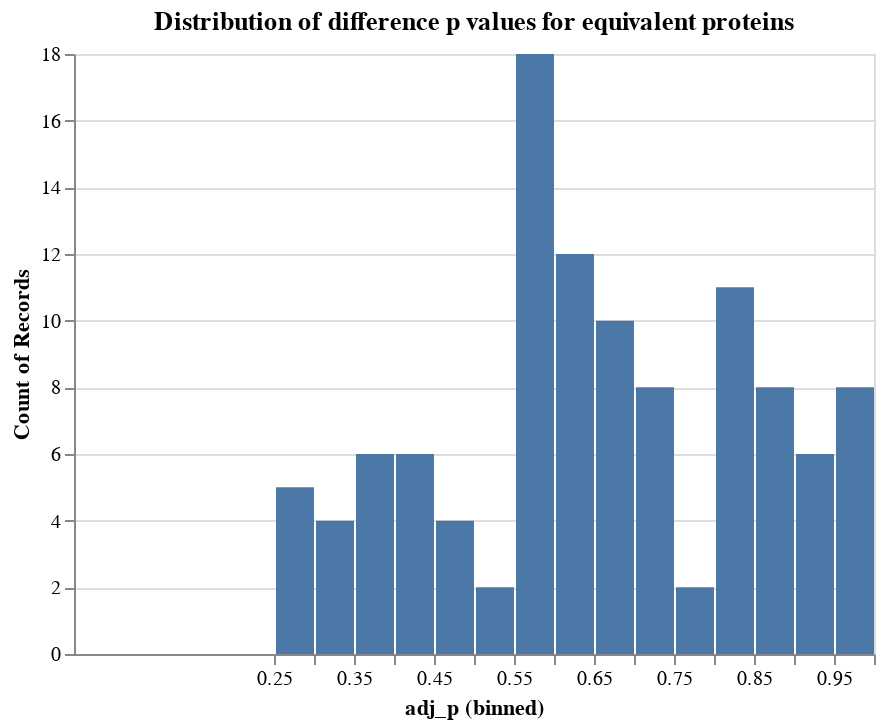

Notebook code cell kept with this figure:
### Markdown cell above
## Out of curiousity, look at the ttest pvalues for difference, for the equivalent proteins

### Code cell
ttest_diff_res_path = os.path.join("..", "data", f"{CHROMOSOME}{ARM}_{CIS_OR_TRANS}_ttest.tsv")

ttres = pd.read_csv(ttest_diff_res_path, sep="\t")

# Get the difference p values for all proteins that passed
diffs = pd.DataFrame()
for prot_idx in prots.index:
    
    prot = prots.loc[prot_idx, "protein"]
    cancer_type = prots.loc[prot_idx, "cancer_type"]
    
    diffs = diffs.append(ttres[
        (ttres["protein"] == prot) &
        (ttres["cancer_type"] == cancer_type)
    ])

# Plot the distribution of the difference p values for the equivalent proteins
alt.Chart(diffs).mark_bar().encode(
    x=alt.X(
        "adj_p",
        bin=alt.Bin(step=0.05),
        scale=alt.Scale(
            domain=[0, 1]
        )
    ),
    y=alt.Y(
        "count()"
    )
).properties(
    title="Distribution of difference p values for equivalent proteins"
)

### Figure 1 — Vega-Lite specification as saved in the notebook (floating-point values rounded to 4 significant figures)
{"config": {"view": {"continuousWidth": 400, "continuousHeight": 300}}, "data": {"name": "data-d94a7fa45969abe8d5ef7634b7b513c0"}, "mark": "bar", "encoding": {"x": {"type": "quantitative", "bin": {"step": 0.05}, "field": "adj_p", "scale": {"domain": [0, 1]}}, "y": {"type": "quantitative", "aggregate": "count"}}, "title": "Distribution of difference p values for equivalent proteins", "$schema": "https://vega.github.io/schema/vega-lite/v4.8.1.json", "datasets": {"data-d94a7fa45969abe8d5ef7634b7b513c0": [{"cancer_type": "brca", "protein": "ADAMDEC1", "Database_ID": "NP_055294.1|NP_001138744.1", "adj_p": 0.6022, "change": -0.4397}, {"cancer_type": "brca", "protein": "BMP1", "Database_ID": "NP_006120.1|NP_001190.1", "adj_p": 0.9164, "change": -0.04085}, {"cancer_type": "brca", "protein": "CLU", "Database_ID": "NP_001822.3", "adj_p": 0.3931, "change": -0.4051}, {"cancer_type": "brca", "protein": "DCTN6", "Database_ID": "NP_006562.1", "adj_p": 0.4926, "change": -0.1217}, {"cancer_type": "brca", "protein": "DEFA3", "Database_ID": "NP_005208.1|NP_001289194.1|NP_004075.1", "adj_p": 0.9656, "change": -0.02563}, {"cancer_type": "brca", "protein": "DEFA4", "Database_ID": "NP_001916.1", "adj_p": 0.4576, "change": 0.4843}, {"cancer_type": "brca", "protein": "DLC1", "Database_ID": "NP_872584.2|NP_001303597.1|NP_001157743.1|NP_079043.3", "adj_p": 0.3815, "change": -0.3236}, {"cancer_type": "brca", "protein": "DOK2", "Database_ID": "NP_003965.2|NP_001304729.1", "adj_p": 0.6782, "change": -0.1498}, {"cancer_type": "brca", "protein": "GSR", "Database_ID": "NP_000628.2|NP_001182031.1|NP_001182032.1|NP_001182033.1", "adj_p": 0.3463, "change": -0.3104}, {"cancer_type": "brca", "protein": "KBTBD11", "Database_ID": "NP_055682.1", "adj_p": 0.6975, "change": -0.1165}, {"cancer_type": "brca", "protein": "KCNU1", "Database_ID": "NP_001027006.2", "adj_p": 0.9011, "change": -0.09868}, {"cancer_type": "brca", "protein": "LOXL2", "Database_ID": "NP_002309.1", "adj_p": 0.5799, "change": 0.3134}, {"cancer_type": "brca", "protein": "LPL", "Database_ID": "NP_000228.1", "adj_p": 0.329, "change": -0.4045}, {"cancer_type": "brca", "protein": "LZTS1", "Database_ID": "NP_066300.1", "adj_p": 0.6782, "change": -0.09684}, {"cancer_type": "brca", "protein": "MFHAS1", "Database_ID": "NP_004216.2", "adj_p": 0.66, "change": 0.1361}, {"cancer_type": "brca", "protein": "MSR1", "Database_ID": "NP_619729.1|NP_619730.1", "adj_p": 0.6268, "change": -0.1499}, {"cancer_type": "brca", "protein": "MYOM2", "Database_ID": "NP_003961.3", "adj_p": 0.3822, "change": -1.139}, {"cancer_type": "brca", "protein": "NEFL", "Database_ID": "NP_006149.2", "adj_p": 0.8716, "change": 0.1332}, {"cancer_type": "brca", "protein": "PDGFRL", "Database_ID": "NP_006198.1", "adj_p": 0.6782, "change": -0.2091}, {"cancer_type": "brca", "protein": "PDLIM2", "Database_ID": "NP_067643.3", "adj_p": 0.6782, "change": -0.1111}, {"cancer_type": "brca", "protein": "PEBP4", "Database_ID": "NP_659399.2", "adj_p": 0.9164, "change": -0.04358}, {"cancer_type": "brca", "protein": "POLR3D", "Database_ID": "NP_001713.2", "adj_p": 0.5799, "change": 0.1068}, {"cancer_type": "brca", "protein": "RBPMS", "Database_ID": "NP_001008712.1|NP_001008711.1", "adj_p": 0.6022, "change": -0.1579}, {"cancer_type": "brca", "protein": "STMN4", "Database_ID": "NP_110422.2|NP_001269982.1|NP_001269983.1|NP_001269984.1", "adj_p": 0.5898, "change": -0.2758}, {"cancer_type": "brca", "protein": "TDRP", "Database_ID": "NP_778250.2|NP_001243042.1", "adj_p": 0.5799, "change": -0.2448}, {"cancer_type": "brca", "protein": "TTI2", "Database_ID": "NP_001095871.1|NP_001317434.1", "adj_p": 0.8984, "change": -0.03033}, {"cancer_type": "colon", "protein": "ARHGEF10", "Database_ID": null, "adj_p": 0.5601, "change": -0.08585}, {"cancer_type": "colon", "protein": "CLU", "Database_ID": null, "adj_p": 0.5985, "change": -0.09711}, {"cancer_type": "colon", "protein": "DEFA4", "Database_ID": null, "adj_p": 0.5601, "change": 0.1135}, {"cancer_type": "colon", "protein": "DOK2", "Database_ID": null, "adj_p": 0.5601, "change": -0.06296}, {"cancer_type": "colon", "protein": "LOXL2", "Database_ID": null, "adj_p": 0.5601, "change": -0.07562}, {"cancer_type": "colon", "protein": "MSR1", "Database_ID": null, "adj_p": 0.5601, "change": -0.1068}, {"cancer_type": "colon", "protein": "MTMR9", "Database_ID": null, "adj_p": 0.4348, "change": 0.1017}, {"cancer_type": "colon", "protein": "PDLIM2", "Database_ID": null, "adj_p": 0.4348, "change": -0.0895}, {"cancer_type": "colon", "protein": "POLR3D", "Database_ID": null, "adj_p": 0.5611, "change": -0.05802}, {"cancer_type": "colon", "protein": "SORBS3", "Database_ID": null, "adj_p": 0.5601, "change": 0.05048}, {"cancer_type": "colon", "protein": "TTI2", "Database_ID": null, "adj_p": 0.5275, "change": 0.1402}, {"cancer_type": "hnscc", "protein": "ADAMDEC1", "Database_ID": null, "adj_p": 0.7496, "change": -0.08832}, {"cancer_type": "hnscc", "protein": "ANGPT2", "Database_ID": null, "adj_p": 0.8062, "change": 0.0507}, {"cancer_type": "hnscc", "protein": "BIN3", "Database_ID": null, "adj_p": 0.8223, "change": -0.0266}, {"cancer_type": "hnscc", "protein": "BNIP3L", "Database_ID": null, "adj_p": 0.7755, "change": -0.141}, {"cancer_type": "hnscc", "protein": "CLU", "Database_ID": null, "adj_p": 0.9611, "change": 0.009706}, {"cancer_type": "hnscc", "protein": "CTSB", "Database_ID": null, "adj_p": 0.5873, "change": 0.07562}, {"cancer_type": "hnscc", "protein": "DEFA4", "Database_ID": null, "adj_p": 0.5873, "change": -0.135}, {"cancer_type": "hnscc", "protein": "KCTD9", "Database_ID": null, "adj_p": 0.6045, "change": -0.0607}, {"cancer_type": "hnscc", "protein": "LPL", "Database_ID": null, "adj_p": 0.873, "change": -0.0284}, {"cancer_type": "hnscc", "protein": "LZTS1", "Database_ID": null, "adj_p": 0.9868, "change": -0.001996}, {"cancer_type": "hnscc", "protein": "MAK16", "Database_ID": null, "adj_p": 0.873, "change": -0.01734}, {"cancer_type": "hnscc", "protein": "MFHAS1", "Database_ID": null, "adj_p": 0.8296, "change": -0.04292}, {"cancer_type": "hnscc", "protein": "MSR1", "Database_ID": null, "adj_p": 0.8483, "change": -0.02885}, {"cancer_type": "hnscc", "protein": "MYOM2", "Database_ID": null, "adj_p": 0.9611, "change": 0.02087}, {"cancer_type": "hnscc", "protein": "NUDT18", "Database_ID": null, "adj_p": 0.6335, "change": 0.04837}, {"cancer_type": "hnscc", "protein": "PNMA2", "Database_ID": null, "adj_p": 0.8049, "change": 0.06619}, {"cancer_type": "hnscc", "protein": "PSD3", "Database_ID": null, "adj_p": 0.4405, "change": -0.08544}, {"cancer_type": "hnscc", "protein": "SLC7A2", "Database_ID": null, "adj_p": 0.5972, "change": -0.156}, {"cancer_type": "hnscc", "protein": "TTI2", "Database_ID": null, "adj_p": 0.4799, "change": 0.06347}, {"cancer_type": "lscc", "protein": "ADAMDEC1", "Database_ID": "NP_055294.1|NP_001138743.1", "adj_p": 0.8715, "change": 0.08452}, {"cancer_type": "lscc", "protein": "ANGPT2", "Database_ID": "NP_001112359.1|NP_001138.1", "adj_p": 0.2812, "change": 0.3953}, {"cancer_type": "lscc", "protein": "ASAH1", "Database_ID": "NP_004306.3|NP_808592.2|NP_001350672.1|NP_001120977.1", "adj_p": 0.6953, "change": -0.1461}, {"cancer_type": "lscc", "protein": "BIN3", "Database_ID": "NP_061158.1|NP_001349975.1", "adj_p": 0.8612, "change": -0.03988}, {"cancer_type": "lscc", "protein": "BMP1", "Database_ID": "NP_006120.1|NP_001190.1", "adj_p": 0.6213, "change": -0.295}, {"cancer_type": "lscc", "protein": "BNIP3L", "Database_ID": "NP_001317420.1|NP_004322.1", "adj_p": 0.7948, "change": -0.1046}, {"cancer_type": "lscc", "protein": "CDCA2", "Database_ID": "NP_689775.2|NP_001304835.1|NP_001304836.1", "adj_p": 0.7229, "change": -0.1337}, {"cancer_type": "lscc", "protein": "CLU", "Database_ID": "NP_001822.3", "adj_p": 0.4673, "change": 0.3841}, {"cancer_type": "lscc", "protein": "DEFA3", "Database_ID": "NP_005208.1|NP_001289194.1|NP_001035965.1", "adj_p": 0.8061, "change": -0.2287}, {"cancer_type": "lscc", "protein": "DEFA4", "Database_ID": "NP_001916.1", "adj_p": 0.6213, "change": -0.3026}, {"cancer_type": "lscc", "protein": "DLC1", "Database_ID": "NP_001335010.1|NP_001303597.1|NP_006085.2|NP_001157743.1|NP_079043.3", "adj_p": 0.9102, "change": 0.02277}, {"cancer_type": "lscc", "protein": "GSR", "Database_ID": "NP_000628.2|NP_001182031.1|NP_001182032.1|NP_001182033.1", "adj_p": 0.9563, "change": 0.02136}, {"cancer_type": "lscc", "protein": "KBTBD11", "Database_ID": "NP_055682.1", "adj_p": 0.9102, "change": -0.02436}, {"cancer_type": "lscc", "protein": "KCTD9", "Database_ID": "NP_060104.2", "adj_p": 0.3892, "change": -0.1807}, {"cancer_type": "lscc", "protein": "LOXL2", "Database_ID": "NP_002309.1", "adj_p": 0.4198, "change": -0.6236}, {"cancer_type": "lscc", "protein": "LPL", "Database_ID": "NP_000228.1", "adj_p": 0.9733, "change": -0.008537}, {"cancer_type": "lscc", "protein": "MAK16", "Database_ID": "NP_115898.2", "adj_p": 0.6213, "change": 0.1357}, {"cancer_type": "lscc", "protein": "MFHAS1", "Database_ID": "NP_004216.2", "adj_p": 0.6213, "change": -0.1909}, {"cancer_type": "lscc", "protein": "MSR1", "Database_ID": "NP_619729.1|NP_001350673.1|NP_619730.1|NP_002436.1", "adj_p": 0.2812, "change": -0.3205}, {"cancer_type": "lscc", "protein": "NEFL", "Database_ID": "NP_006149.2", "adj_p": 0.6323, "change": 0.4852}, {"cancer_type": "lscc", "protein": "PBK", "Database_ID": "NP_001349969.1|NP_001265874.1", "adj_p": 0.582, "change": -0.303}, {"cancer_type": "lscc", "protein": "PDLIM2", "Database_ID": "NP_067643.3", "adj_p": 0.6005, "change": -0.1452}, {"cancer_type": "lscc", "protein": "PEBP4", "Database_ID": "NP_001350162.1", "adj_p": 0.8944, "change": -0.05668}, {"cancer_type": "lscc", "protein": "PINX1", "Database_ID": "NP_060354.4|NP_001271285.1", "adj_p": 0.3843, "change": -0.2867}, {"cancer_type": "lscc", "protein": "POLR3D", "Database_ID": "NP_001713.2", "adj_p": 0.5676, "change": -0.1122}, {"cancer_type": "lscc", "protein": "PPP2CB", "Database_ID": "NP_001009552.1|NP_001341948.1", "adj_p": 0.2812, "change": -0.09941}, {"cancer_type": "lscc", "protein": "PSD3", "Database_ID": "NP_056125.3|NP_001349748.1|NP_996792.1", "adj_p": 0.2812, "change": -0.3088}, {"cancer_type": "lscc", "protein": "SORBS3", "Database_ID": "NP_005766.3", "adj_p": 0.2812, "change": -0.2164}, {"cancer_type": "lscc", "protein": "STC1", "Database_ID": "NP_003146.1", "adj_p": 0.582, "change": -0.4961}, {"cancer_type": "lscc", "protein": "TNKS", "Database_ID": "NP_003738.2", "adj_p": 0.7229, "change": -0.06906}, {"cancer_type": "lscc", "protein": "TTI2", "Database_ID": "NP_001095871.1|NP_001317434.1", "adj_p": 0.7229, "change": -0.07488}, {"cancer_type": "luad", "protein": "DLC1", "Database_ID": "NP_001335010.1|NP_001303597.1|NP_006085.2|NP_001157743.1|NP_079043.3", "adj_p": 0.8233, "change": -0.04759}, {"cancer_type": "luad", "protein": "MSR1", "Database_ID": "NP_619729.1|NP_001350673.1|NP_619730.1|NP_002436.1", "adj_p": 0.6745, "change": -0.1236}, {"cancer_type": "luad", "protein": "POLR3D", "Database_ID": "NP_001713.2", "adj_p": 0.8279, "change": -0.03938}, {"cancer_type": "luad", "protein": "PURG", "Database_ID": "NP_001015508.1", "adj_p": 0.5423, "change": 0.1905}, {"cancer_type": "luad", "protein": "PURG", "Database_ID": "NP_001310240.1", "adj_p": 0.9153, "change": -0.03354}, {"cancer_type": "ovarian", "protein": "ADAMDEC1", "Database_ID": "NP_001138744", "adj_p": 0.7368, "change": -0.1556}, {"cancer_type": "ovarian", "protein": "BLK", "Database_ID": "NP_001317394", "adj_p": 0.9948, "change": -0.001206}, {"cancer_type": "ovarian", "protein": "CDCA2", "Database_ID": "NP_001304835", "adj_p": 0.6692, "change": 0.1383}, {"cancer_type": "ovarian", "protein": "CNOT7", "Database_ID": "NP_001309020", "adj_p": 0.3146, "change": -0.09913}, {"cancer_type": "ovarian", "protein": "DCTN6", "Database_ID": "NP_006562", "adj_p": 0.8243, "change": -0.01834}, {"cancer_type": "ovarian", "protein": "DOK2", "Database_ID": "NP_003965", "adj_p": 0.3551, "change": 0.1405}, {"cancer_type": "ovarian", "protein": "KBTBD11", "Database_ID": "NP_055682", "adj_p": 0.8642, "change": 0.03812}, {"cancer_type": "ovarian", "protein": "KCTD9", "Database_ID": "NP_060104", "adj_p": 0.7462, "change": 0.09967}, {"cancer_type": "ovarian", "protein": "LZTS1", "Database_ID": "NP_066300", "adj_p": 0.6267, "change": 0.06622}, {"cancer_type": "ovarian", "protein": "MSR1", "Database_ID": "NP_619729", "adj_p": 0.8155, "change": 0.03566}, {"cancer_type": "ovarian", "protein": "MYOM2", "Database_ID": "NP_003961", "adj_p": 0.9948, "change": -0.009709}, {"cancer_type": "ovarian", "protein": "NEIL2", "Database_ID": "NP_659480", "adj_p": 0.7125, "change": 0.06579}, {"cancer_type": "ovarian", "protein": "NUDT18", "Database_ID": "NP_079091", "adj_p": 0.4263, "change": -0.1116}, {"cancer_type": "ovarian", "protein": "PDGFRL", "Database_ID": "NP_006198", "adj_p": 0.7125, "change": -0.09214}, {"cancer_type": "ovarian", "protein": "PDLIM2", "Database_ID": "NP_067643", "adj_p": 0.3146, "change": -0.1942}, {"cancer_type": "ovarian", "protein": "PPP3CC", "Database_ID": "NP_001230904", "adj_p": 0.8243, "change": 0.02499}, {"cancer_type": "ovarian", "protein": "TNKS", "Database_ID": "NP_003738", "adj_p": 0.6824, "change": 0.1008}, {"cancer_type": "ovarian", "protein": "WRN", "Database_ID": "NP_000544", "adj_p": 0.4011, "change": -0.119}]}}
